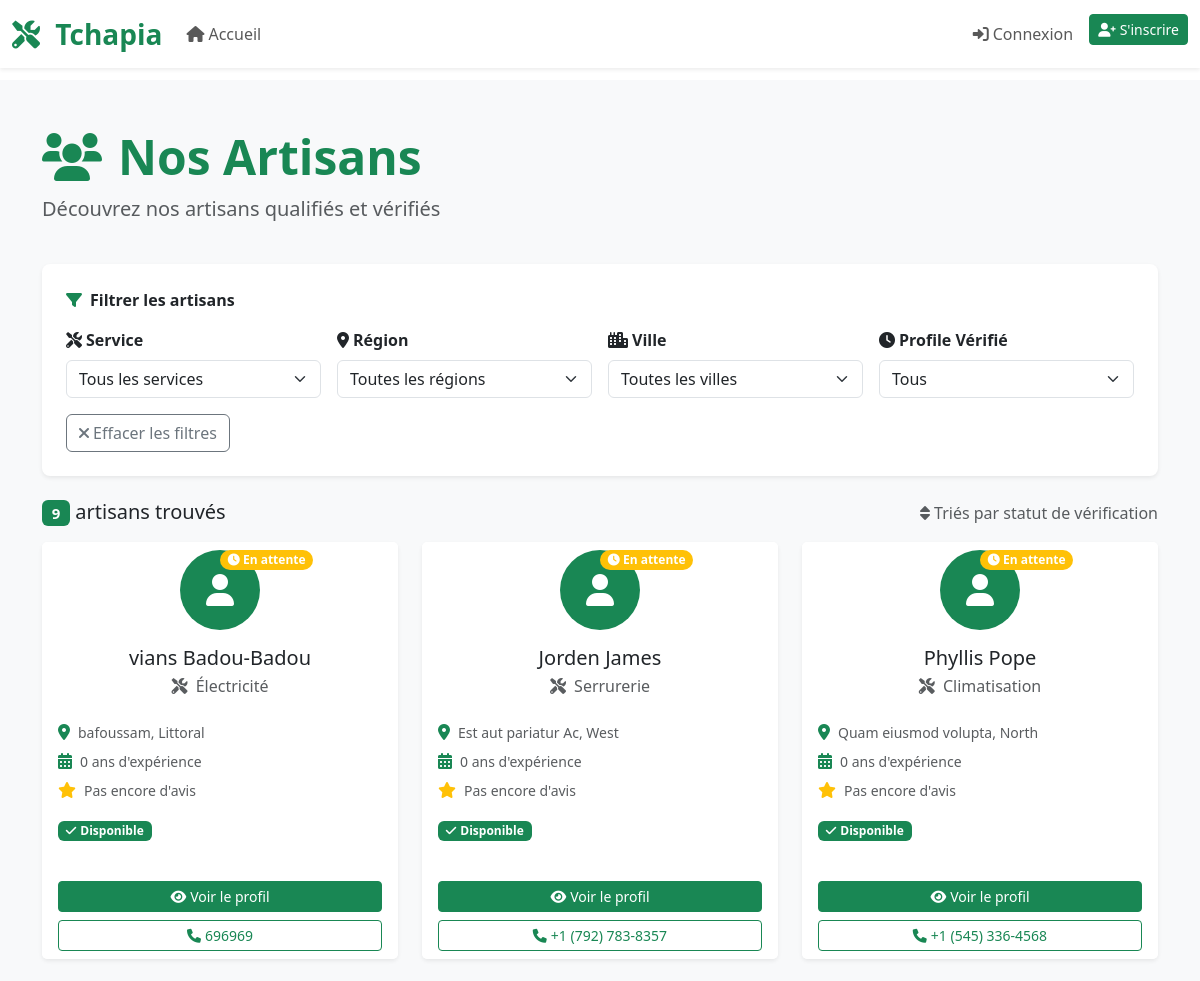
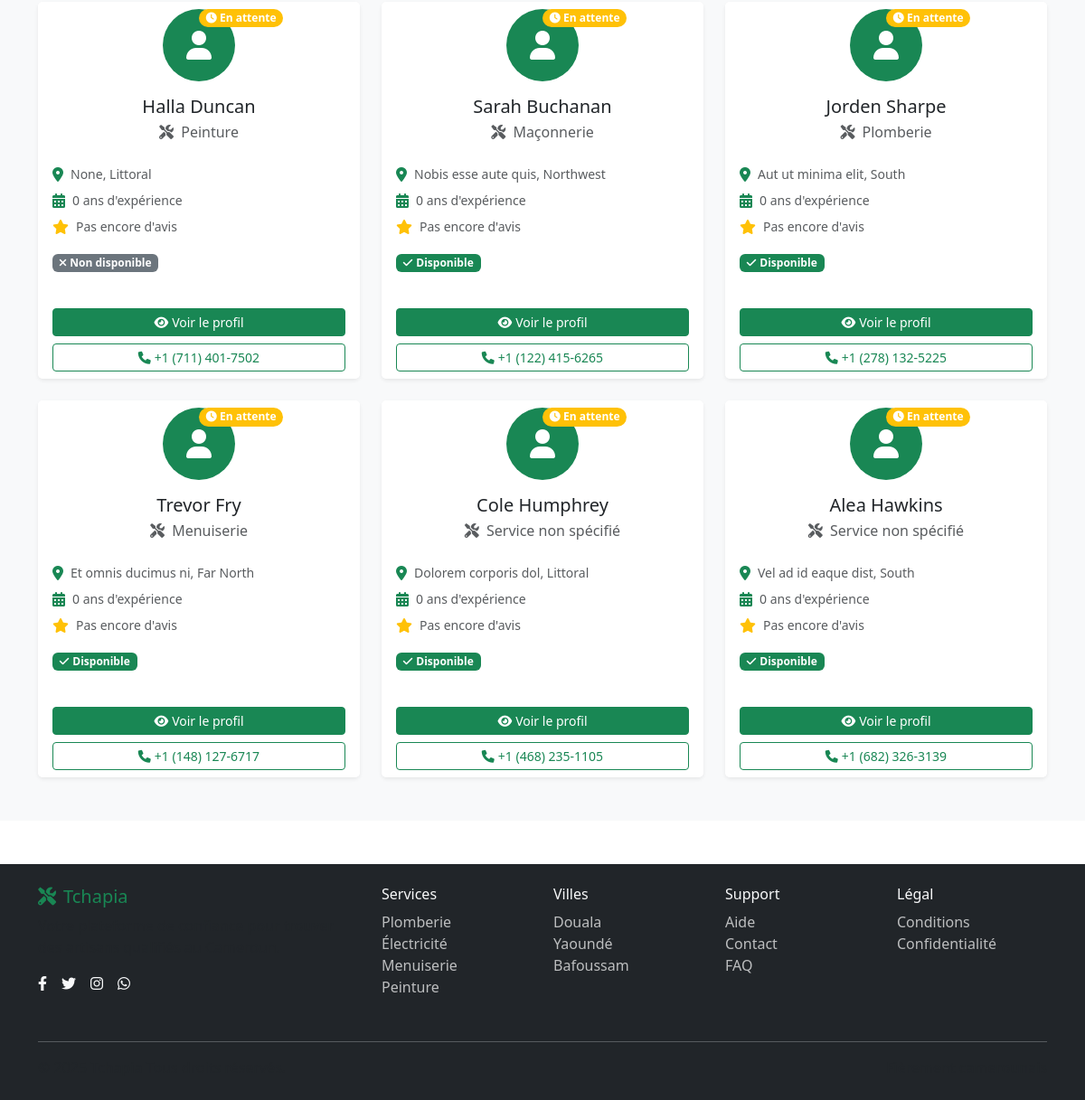
Page /handymen_list/ on the earlier database version (2 pictures, top to bottom).
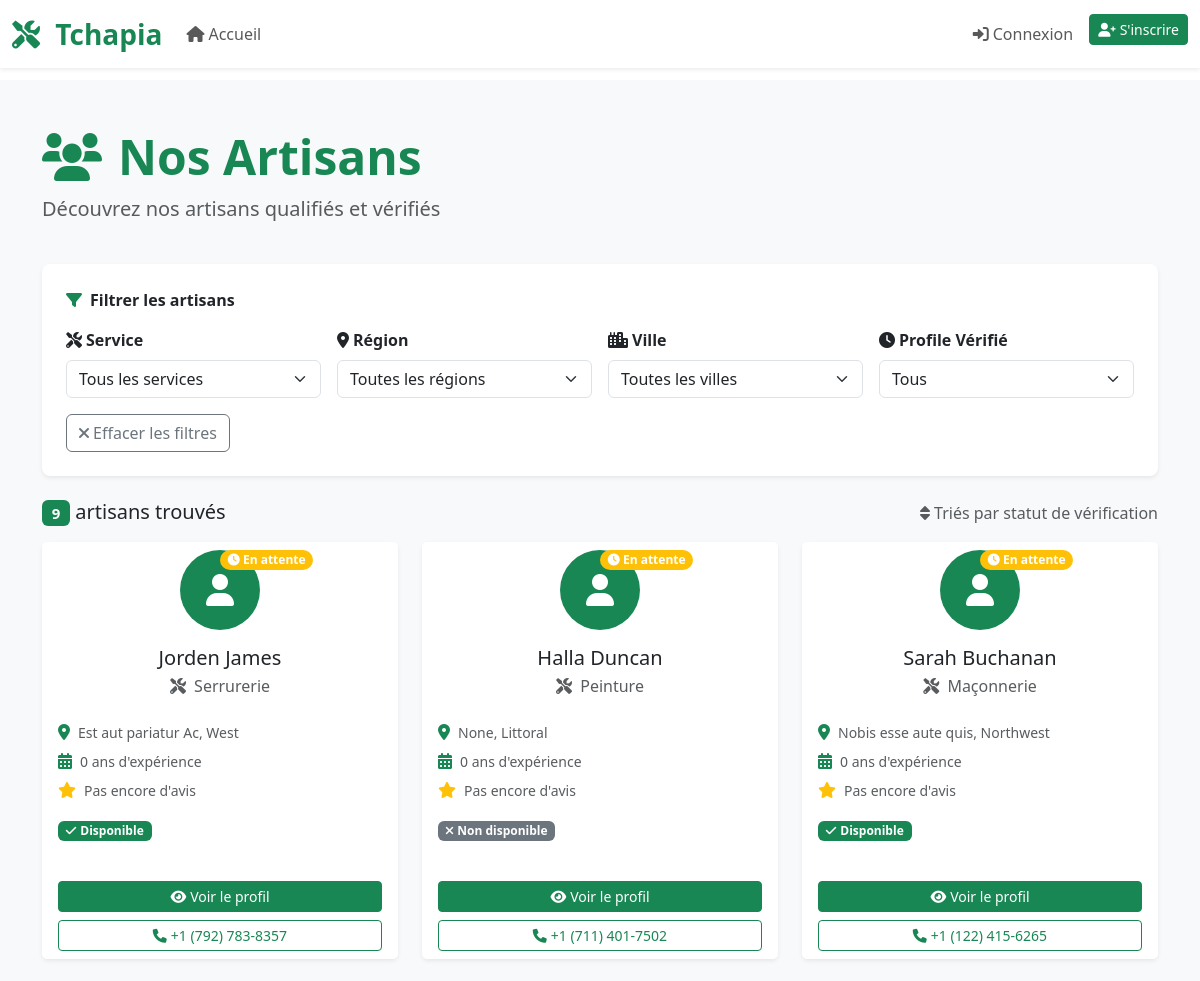
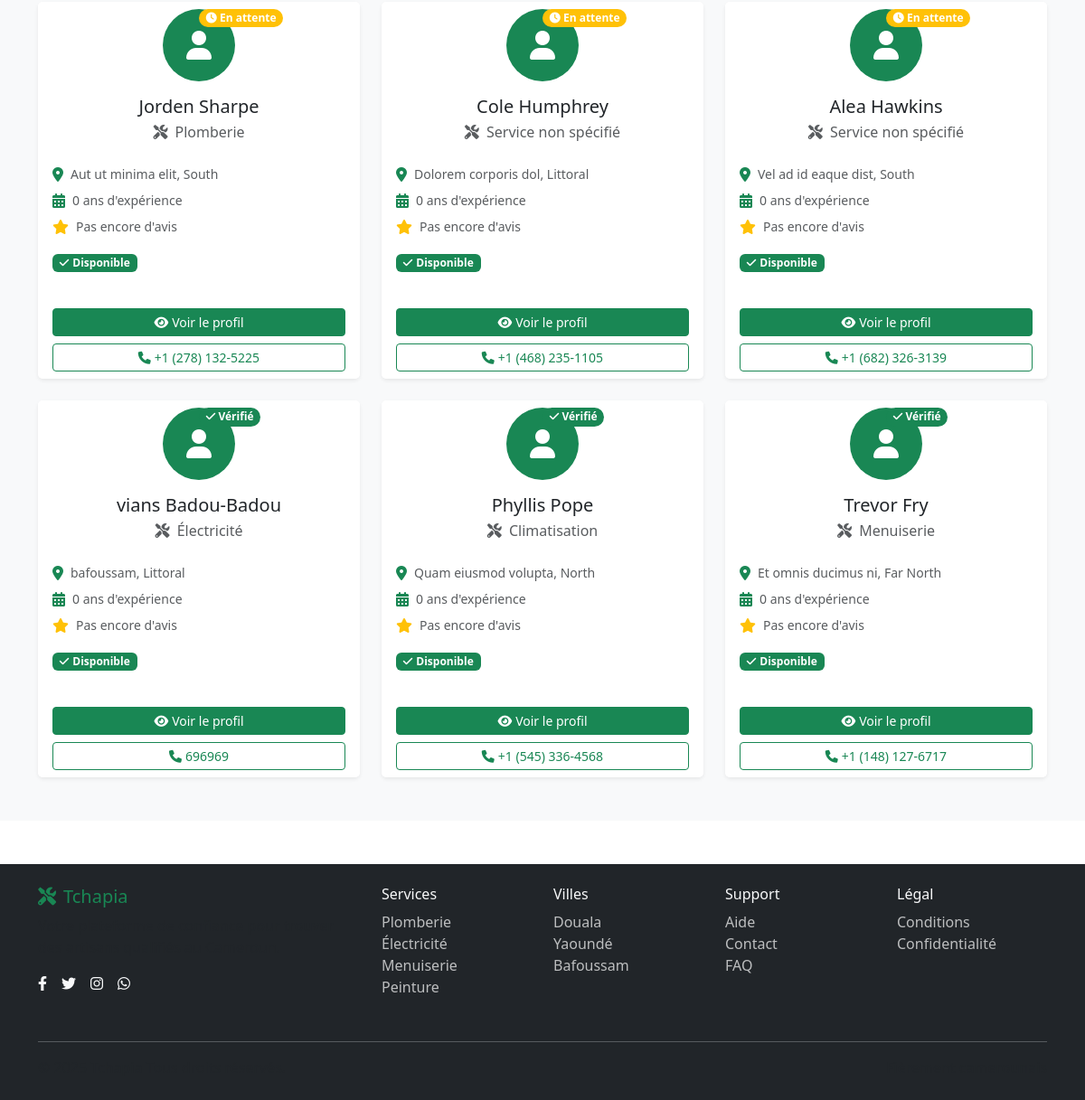
Same page on the later database version (2 pictures, top to bottom).
### handyman/models.py (models this page shows, shortened)
class Handyman(models.Model):
    user = models.OneToOneField(settings.AUTH_USER_MODEL, on_delete=models.CASCADE, related_name='handyman_profile')
    experience_years = models.PositiveIntegerField(default=0)
    hourly_rate = models.DecimalField(max_digits=8, decimal_places=2, help_text='Rate per hour in XAF', blank=True, null=True)
    skills = models.TextField(help_text='List your skills separated by commas', blank=True, null=True)
    availability = models.BooleanField(default=True)
    verification_status = models.CharField(max_length=20, choices=VERIFICATION_STATUS_CHOICES, default='pending')
    id_card_number = models.CharField(max_length=50, blank=True, null=True)
    id_card_image = models.ImageField(upload_to='id_cards/', blank=True, null=True)
    portfolio_images = models.TextField(blank=True, null=True, help_text='URLs of portfolio images separated by commas')
    created_at = models.DateTimeField(auto_now_add=True)
    updated_at = models.DateTimeField(auto_now=True)
    @property
    def average_rating(self):
        ratings = self.ratings.all()
        if ratings:
            return sum(rating.rating for rating in ratings) / len(ratings)
        return 0
    class Meta:
        db_table = 'handyman_handyman'

### userauths/models.py (models this page shows, shortened)
class User(AbstractUser):
    email = models.EmailField(unique=True)
    phone = models.CharField(max_length=20)
    whatsapp = models.CharField(max_length=20, blank=True, null=True)
    user_type = models.CharField(max_length=20, choices=USER_TYPE, default='customer')
    service = models.CharField(max_length=20, choices=SERVICE_CHOICES, blank=True, null=True)
    bio = models.TextField(blank=True, null=True)
    city = models.CharField(max_length=100, choices=CITIES, blank=True, null=True)
    region = models.CharField(max_length=20, choices=REGION_CHOICES)
    address = models.TextField(blank=True, null=True)
    profile_picture = models.ImageField(upload_to='profile_pictures/', blank=True, null=True)
    is_active = models.BooleanField(default=True)
    date_joined = models.DateTimeField(auto_now_add=True)
    last_login = models.DateTimeField(auto_now=True)
    USERNAME_FIELD = 'email'
    REQUIRED_FIELDS = ['username', 'phone', 'city', 'region']
    class Meta:
        db_table = 'userauths_user'

### base/views.py (the view)
# urls.py: path('handymen_list/', views.handymen_list_view, name='handymen_list'),
def handymen_list_view(request):
    handymen = handyman_models.Handyman.objects.select_related('user').all()
    service_filter = request.GET.get('service', '')
    region_filter = request.GET.get('region', '')
    city_filter = request.GET.get('city', '')
    verified_filter = request.GET.get('verified', '')
    if service_filter:
        handymen = handymen.filter(user__service=service_filter)
    if region_filter:
        handymen = handymen.filter(user__region=region_filter)
    if city_filter:
        handymen = handymen.filter(user__city=city_filter)
    if verified_filter == 'verified':
        handymen = handymen.filter(verification_status="verified")
    elif verified_filter == 'pending':
        handymen = handymen.filter(verification_status="pending")
    handymen = handymen.order_by('verification_status', '-created_at')
    context = {
        "handymen": handymen,
        "current_service": service_filter,
        "current_region": region_filter,
        "current_city": city_filter,
        "verified_filter": verified_filter,
        "service_choices": SERVICE_CHOICES,
        "region_choices": REGION_CHOICES,
        "cities": CITIES,
        "handymen_count": handymen.count(),
    }
    return render(request, "base/handymen_list.html", context)

### templates/base/handymen_list.html (shortened to what this page needs)
{% extends 'partials/base.html' %}
{% block content %}
<section class="py-5 bg-light">
    <div class="container">
        <div class="row mb-4">
            <div class="col-12">
                <h1 class="display-5 fw-bold text-success mb-2">
                    <i class="fas fa-users me-3"></i>Nos Artisans
                </h1>
                <p class="lead text-muted">Découvrez nos artisans qualifiés et vérifiés</p>
            </div>
        </div>
        <div class="bg-white p-4 rounded-3 shadow-sm mb-4">
            <label class="form-label text-dark fw-bold mb-3">
                <i class="fas fa-filter text-success me-2"></i>Filtrer les artisans
            </label>
                <form method="GET" id="filter-form">
                    <div class="row g-3">
                        <div class="col-md-3">
                            <label class="form-label fw-semibold">
                                <i class="fas fa-tools me-1"></i>Service
                            </label>
                            <select name="service" class="form-select" onchange="submitForm()">
                                <option value="">Tous les services</option>
                            </select>
                        </div>
                        <div class="col-md-3">
                            <label class="form-label fw-semibold">
                                <i class="fas fa-map-marker-alt me-1"></i>Région
                            </label>
                            <select name="region" class="form-select" onchange="submitForm()">
                                <option value="">Toutes les régions</option>
                            </select>
                        </div>
                        <div class="col-md-3">
                            <label class="form-label fw-semibold">
                                <i class="fas fa-city me-1"></i>Ville
                            </label>
                            <select name="city" class="form-select" onchange="submitForm()">
                                <option value="">Toutes les villes</option>
                            </select>
                        </div>
                        <div class="col-md-3">
                            <label class="form-label fw-semibold">
                                <i class="fas fa-clock me-1"></i>Profile Vérifié
                            </label>
                            <select name="verified" class="form-select" onchange="submitForm()">
                                <option value="">Tous</option>
                            </select>
                        </div>
                    </div>
                    <div class="row mt-3">
                        <div class="col-12">
                            <a href="{% url 'base:handymen_list' %}" class="btn btn-outline-secondary">
                                <i class="fas fa-times me-1"></i>Effacer les filtres
                            </a>
                        </div>
                    </div>
                </form>
        </div>
        <div class="row mb-3">
            <div class="col-12">
                <div class="d-flex justify-content-between align-items-center">
                    <h5 class="mb-0">
                        <span class="badge bg-success">{{ handymen_count }}</span>
                        artisan{{ handymen_count|pluralize }} trouvé{{ handymen_count|pluralize }}
                    </h5>
                    <div class="text-muted">
                        <i class="fas fa-sort me-1"></i>Triés par statut de vérification
                    </div>
                </div>
            </div>
        </div>
        {% if handymen %}
            <div class="row g-4">
                {% for handyman in handymen %}
                    <div class="col-lg-4 col-md-6">
                        <div class="card h-100 shadow-sm border-0 handyman-card">
                            <div class="card-header bg-white border-0 text-center position-relative">
                                {% if handyman.verification_status == 'verified' %}
                                    <span class="position-absolute badge rounded-pill bg-success">
                                        <i class="fas fa-check"></i> Vérifié
                                    </span>
                                {% elif handyman.verification_status == 'pending' %}
                                    <span class="position-absolute badge rounded-pill bg-warning">
                                        <i class="fas fa-clock"></i> En attente
                                    </span>
                                {% endif %}
                                <div class="mb-3">
                                    {% if handyman.user.profile_picture %}
                                        <img src="{{ handyman.user.profile_picture.url }}"
                                             class="rounded-circle"
                                             width="80" height="80"
                                             style="object-fit: cover;">
                                    {% else %}
                                        <div class="bg-success text-white rounded-circle d-inline-flex align-items-center justify-content-center"
                                             style="width: 80px; height: 80px;">
                                            <i class="fas fa-user fa-2x"></i>
                                        </div>
                                    {% endif %}
                                </div>
                                <h5 class="card-title mb-1">
                                    {{ handyman.user.first_name }} {{ handyman.user.last_name }}
                                </h5>
                                <p class="text-muted mb-0">
                                    <i class="fas fa-tools me-1"></i>
                                    {% if handyman.user.service %}
                                        {{ handyman.user.get_service_display }}
                                    {% else %}
                                        Service non spécifié
                                    {% endif %}
                                </p>
                            </div>
                            <div class="card-body">
                                <div class="d-flex align-items-center mb-2">
                                    <i class="fas fa-map-marker-alt text-success me-2"></i>
                                    <small class="text-muted">
                                        {{ handyman.user.city }}, {{ handyman.user.get_region_display }}
                                    </small>
                                </div>
                                <div class="d-flex align-items-center mb-2">
                                    <i class="fas fa-calendar-alt text-success me-2"></i>
                                    <small class="text-muted">
                                        {{ handyman.experience_years }} an{{ handyman.experience_years|pluralize }} d'expérience
                                    </small>
                                </div>
                                <div class="d-flex align-items-center mb-3">
                                    <i class="fas fa-star text-warning me-2"></i>
                                    <small class="text-muted">
                                        {% if handyman.average_rating > 0 %}
                                            {{ handyman.average_rating|floatformat:1 }}/5
                                            <span class="ms-1">({{ handyman.ratings.count }} avis)</span>
                                        {% else %}
                                            Pas encore d'avis
                                        {% endif %}
                                    </small>
                                </div>
                                <div class="mb-3">
                                    {% if handyman.availability %}
                                        <span class="badge bg-success">
                                            <i class="fas fa-check me-1"></i>Disponible
                                        </span>
                                    {% else %}
                                        <span class="badge bg-secondary">
                                            <i class="fas fa-times me-1"></i>Non disponible
                                        </span>
                                    {% endif %}
                                </div>
                            </div>
                            <div class="card-footer bg-white border-0">
                                <div class="d-grid gap-2">
                                    <a href="{% url 'base:handyman_profile' handyman.id %}" class="btn btn-success btn-sm">
                                        <i class="fas fa-eye me-1"></i>Voir le profil
                                    </a>
                                    <button class="btn btn-outline-success btn-sm">
                                        <i class="fas fa-phone me-1"></i>{{ handyman.user.phone }}
                                    </button>
                                </div>
                            </div>
                        </div>
                    </div>
                {% endfor %}
            </div>
        {% endif %}
    </div>
</section>
{% endblock content %}

Differences in the rows shown:
changed Handyman "vians": verification_status "En attente" → "Vérifié"; moves down the list
changed Handyman "Phyllis": verification_status "En attente" → "Vérifié"; moves down the list
changed Handyman "Trevor": verification_status "En attente" → "Vérifié"; moves down the list
